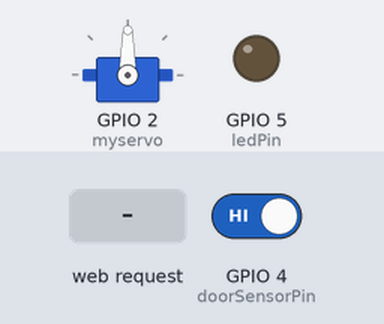
Recording of a sketch running on a simulated ESP8266 (NodeMCU). Shown: servo, output pins drawn as LEDs (lit = HIGH). The test bench sets the inputs (shaded band); at power-on: GPIO 4 (doorSensorPin) HIGH. WiFi joins after 1.5 s; servers stay silent unless stated; what the sketch prints to the serial monitor is not drawn.

Above: at 2.7 s.
2.8 s: HTTP request GET /door/open received
At 4.0 s:
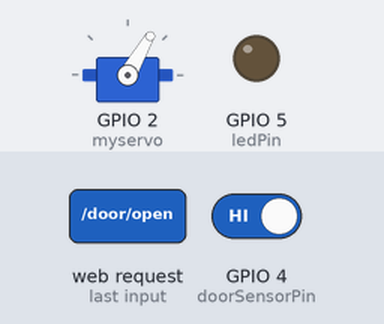
4.3 s: GPIO 4 (doorSensorPin) driven LOW
At 5.2 s:
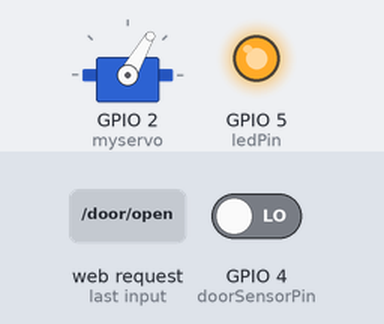
5.8 s: HTTP request GET /door/close received
At 6.5 s:
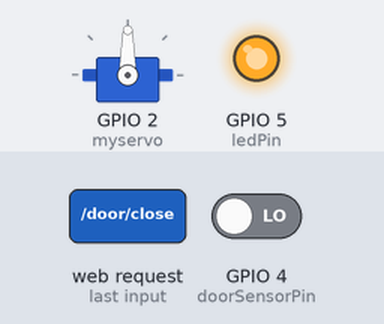
7.3 s: GPIO 4 (doorSensorPin) driven HIGH
At 8.7 s:
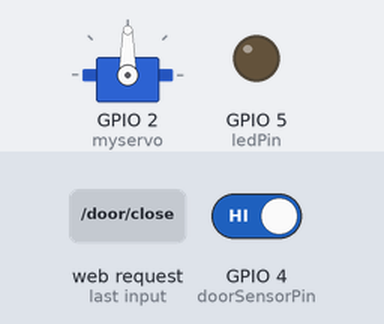
Timing chart, 0 to 10.3 s (numbered marks = the images above; inputs shaded):
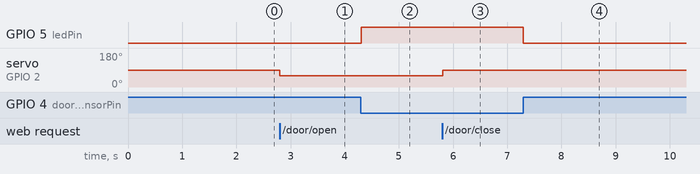

The sketch:

door.ino
```cpp
/*********
 *
 * Konstantinos Brokalakis
 * Door
 * for MOF ;-)

*********/

// Load Wi-Fi library
#include <ESP8266WiFi.h>
#include <Servo.h>


// Replace with your network credentials
#ifndef STASSID
#define STASSID "your_wifi_id"
#define STAPSK  "your_wifi_pass"
#endif


Servo myservo;  // create servo object to control a servo
int pos = 0;    // variable to store the servo position
const char* ssid = STASSID;
const char* password = STAPSK;
const char* deviceName = "mydoor";

// Set web server port number to 80
WiFiServer server(80);

// Variable to store the HTTP request
String header;

// Auxiliar variables to store the current output state
String doorOpenRequest = "close";
String doorState = "closed";
int doorSensorState = 0;
// Assign output variables to GPIO pins

const int doorSensorPin = 4; //D2
const int ledPin = 5; //D1
// Current time
unsigned long currentTime = millis();
// Previous time
unsigned long previousTime = 0;
// Define timeout time in milliseconds (example: 2000ms = 2s)
const long timeoutTime = 2000;

void setup() {
  Serial.begin(115200);
  // Initialize the output variables as outputs
  myservo.attach(2);  // this is D4

  pinMode(doorSensorPin, INPUT);
  pinMode(ledPin,OUTPUT);
  // Set outputs to LOW
  digitalWrite(ledPin, LOW);


  // Connect to Wi-Fi network with SSID and password
  Serial.print("Connecting to ");
  Serial.println(ssid);
  WiFi.begin(ssid, password);
  while (WiFi.status() != WL_CONNECTED) {
    delay(500);
    Serial.print(".");
  }
  // Print local IP address and start web server
  Serial.println("");
  Serial.println("WiFi connected.");
  Serial.println("IP address: ");
  Serial.println(WiFi.localIP());
  server.begin();
}

void getDoorSensor()
{
  // read the state of the pushbutton value:
  doorSensorState = digitalRead(doorSensorPin);

  // check if the sensor is LOW. If it is, the door is closed:
  if (doorSensorState == LOW) {
    // turn LED off:
    doorState="OPEN";

    digitalWrite(ledPin, HIGH);
  } else {
    // turn LED on:
    doorState="CLOSE";

    digitalWrite(ledPin, LOW);
  }
}
void loop(){
  WiFiClient client = server.available();   // Listen for incoming clients
  getDoorSensor();
  if (client) {                             // If a new client connects,
    currentTime = millis();
    previousTime = currentTime;
    Serial.println("New Client.");          // print a message out in the serial port
    String currentLine = "";                // make a String to hold incoming data from the client
    while (client.connected() && currentTime - previousTime <= timeoutTime) {  // loop while the client's connected
      currentTime = millis();
      if (client.available()) {             // if there's bytes to read from the client,
        char c = client.read();             // read a byte, then
        Serial.write(c);                    // print it out the serial monitor
        header += c;
        if (c == '\n') {                    // if the byte is a newline character
          // if the current line is blank, you got two newline characters in a row.
          // that's the end of the client HTTP request, so send a response:
          if (currentLine.length() == 0) {
            // HTTP headers always start with a response code (e.g. HTTP/1.1 200 OK)
            // and a content-type so the client knows what's coming, then a blank line:
            client.println("HTTP/1.1 200 OK");
            client.println("Content-type:text/html");
            client.println("Connection: close");
            client.println();

            // turns the door handle
            if (header.indexOf("GET /door/open") >= 0) {
              Serial.println("Open door requested");
              doorOpenRequest = "open";
              myservo.write(60);
            } else if (header.indexOf("GET /door/close") >= 0) {
              Serial.println("Close handle request");
              doorOpenRequest = "close";
              myservo.write(90);
            }

            getDoorSensor();

            // Display the HTML web page
            client.println("<!DOCTYPE html><html>");
            client.println("<head><meta name=\"viewport\" content=\"width=device-width, initial-scale=1\">");
            client.println("<link rel=\"icon\" href=\"data:,\">");
            // CSS to style the on/off buttons
            // Feel free to change the background-color and font-size attributes to fit your preferences
            client.println("<style>html { font-family: Helvetica; display: inline-block; margin: 0px auto; text-align: center;}");
            client.println(".button { background-color: #4CAF50; border: none; color: white; padding: 16px 40px;");
            client.println("text-decoration: none; font-size: 30px; margin: 2px; cursor: pointer;}");
            client.println(".button2 {background-color: #555555;}</style></head>");

            // Web Page Heading
            client.println("<body><h1>Door Control</h1>");

            // Display current state of door handle
            client.println("<p>Door handle is " + doorOpenRequest + "</p>");
            // If the output26State is off, it displays the ON button
            if (doorOpenRequest=="close") {
              client.println("<p><a href=\"/door/open\"><button class=\"button\">Open</button></a></p>");
            } else {
              client.println("<p><a href=\"/door/close\"><button class=\"button button2\">Close</button></a></p>");
            }

               // Display current state of door handle
            client.println("<p>The Door is " + doorState + "</p>");

            client.println("</body></html>");

            // The HTTP response ends with another blank line
            client.println();
            // Break out of the while loop
            break;
          } else { // if you got a newline, then clear currentLine
            currentLine = "";
          }
        } else if (c != '\r') {  // if you got anything else but a carriage return character,
          currentLine += c;      // add it to the end of the currentLine
        }
      }
    }
    // Clear the header variable
    header = "";
    // Close the connection
    client.stop();
    Serial.println("Client disconnected.");
    Serial.println("");
  }
}
```

Measured:
- after the input at 2.8 s, servo on GPIO 2 (myservo): 90° → 60° at once
- after the input at 4.3 s, GPIO 5 (ledPin): LOW → HIGH at once
- after the input at 5.8 s, servo on GPIO 2 (myservo): 60° → 90° at once
- after the input at 7.3 s, GPIO 5 (ledPin): HIGH → LOW at once
